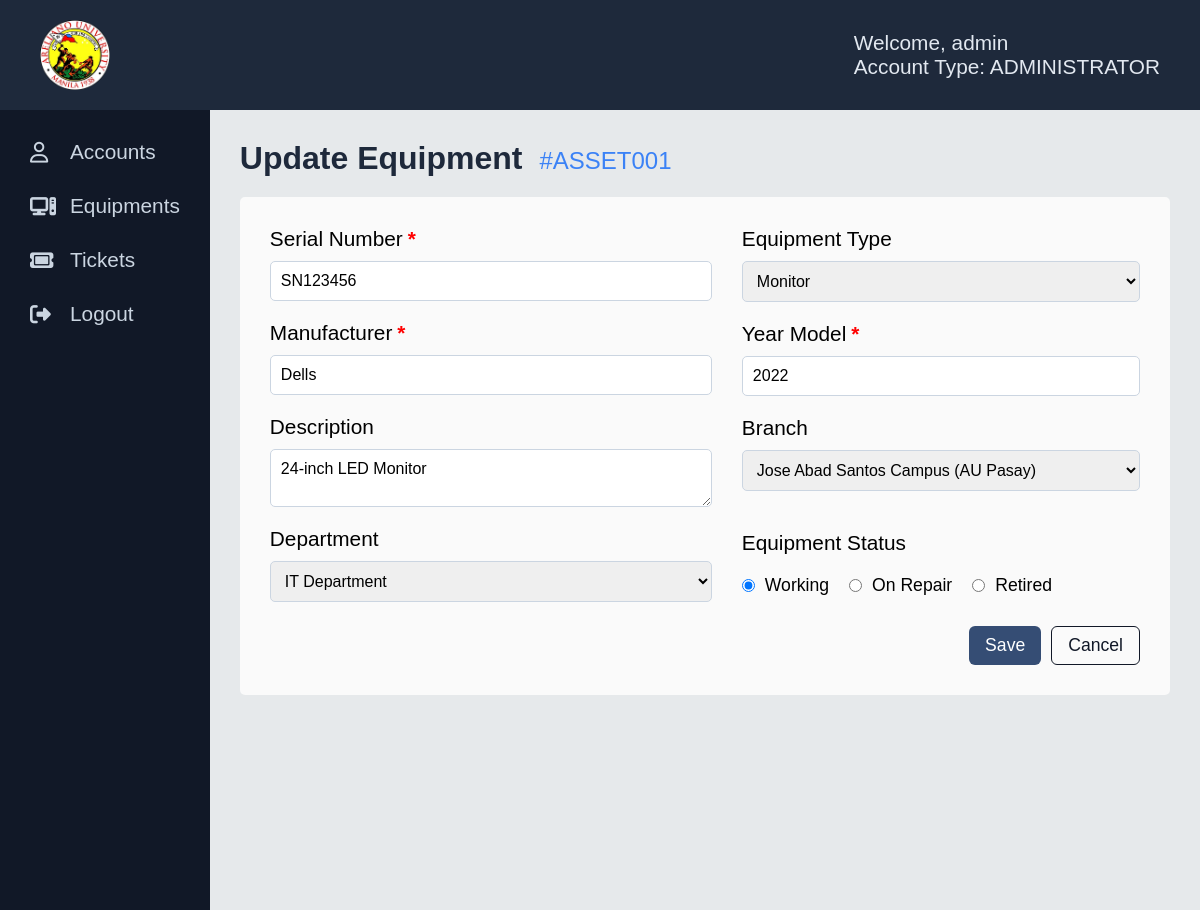
Screenshot of /equipmentManagement/update-equipment.php?asset_number=ASSET001 (signed in) with the database file from the repository.
### tables this page shows
CREATE TABLE `tblequipments` (
  `asset_number` varchar(100) NOT NULL,
  `serial_number` varchar(100) NOT NULL,
  `type` enum('CPU','Printer','Monitor','Keyboard','Mouse','AVR','Projector','MAC') NOT NULL,
  `manufacturer` varchar(100) NOT NULL,
  `year_model` int(11) NOT NULL,
  `description` text DEFAULT NULL,
  `branch` varchar(100) NOT NULL,
  `department` varchar(150) NOT NULL,
  `status` enum('WORKING','ON-REPAIR','RETIRED') DEFAULT 'WORKING',
  `created_by` varchar(50) NOT NULL,
  `date_created` datetime DEFAULT current_timestamp()
);

### equipmentManagement/update-equipment.php (the view, shortened to what this page needs)
<?php
require_once("../config/config.php");
$values = [];
$errors = [];
$assetNumber = $_GET["asset_number"];
$sql = "SELECT * FROM tblequipments WHERE asset_number = ?";
$stmt = mysqli_prepare($link, $sql);
mysqli_stmt_bind_param($stmt, "s", $assetNumber);
if (mysqli_execute($stmt)) {
    $result = mysqli_stmt_get_result($stmt);
    $equipment = mysqli_fetch_array($result, MYSQLI_ASSOC);
} else {
    $_SESSION['message'] = [
        'type' => 'error',
        'text' => 'Error fetch equipment data!'
    ];
}
?>
<!DOCTYPE html>
<html lang="en">
<head>
    <link rel="stylesheet" href="https://cdnjs.cloudflare.com/ajax/libs/font-awesome/6.5.1/css/all.min.css">
    <link rel="stylesheet" href="../assets/css/notification.css">
</head>
<body>
    <?php include("../includes/nav-sidebar.php");?>
    <div class="container">
            <h4 class="update-title">
                Update Equipment <span class="asset-number">#<?php echo $assetNumber ?></span>
            </h4>
            <div class="wrapper">
                <form action="<?php echo htmlspecialchars($_SERVER['PHP_SELF']) . '?asset_number=' . $assetNumber;?>" method="POST">
                    <div class="col-div">
                        <div class="col1-input">
                            <div class="input-div">
                                <label class="labelInput">
                                    Serial Number
                                    <span class="<?= isset($errors['serialNumber']) ? '' : (!empty($values['serialNumber']) ? 'valid' : ''); ?>">*</span>
                                </label>
                                <input type="text" name="serialNumber"
                                    value="<?= htmlspecialchars($values['serialNumber'] ?? $equipment['serial_number']) ?>"
                                    class="<?= isset($errors['serialNumber']) ? 'error' : (!empty($values['serialNumber']) ? 'success' : '') ?>">
                            </div>
                            <div class="input-div">
                               <label class="labelInput">
                                    Manufacturer <span class="<?= isset($errors['manufacturer']) ? '' : (!empty($values['manufacturer']) ? 'valid' : ''); ?>">*</span>
                                </label>
                                <input type="text" name="manufacturer"
                                    value="<?= htmlspecialchars($values['manufacturer'] ?? $equipment['manufacturer']) ?>"
                                    class="<?= isset($errors['manufacturer']) ? 'error' : (!empty($values['manufacturer']) ? 'success' : '') ?>">
                            </div>
                            <div class="input-div">
                                <label>Description <span></span></label>
                                <textarea name="description"  ><?php echo $equipment["description"];?></textarea>
                            </div>
                            <div class="input-div">
                                <label>Department <span></span></label>
                                <select name="AUDepartment" >
                                    <option value="<?php echo $equipment["department"];?>" selected hidden><?php echo $equipment["department"];?></option>
                                </select>
                            </div>
                        </div>
                        <div class="col2-input">
                            <div class="input-div">
                                <label>Equipment Type <span></span></label>
                                <select id="" name="equipmentType" >
                                    <option value="<?php echo $equipment["type"];?>" selected hidden><?php echo $equipment["type"];?></option>
                                </select>
                            </div>
                         <div class="input-div">
                            <label class="labelInput">
                                Year Model
                                <span class="<?= isset($errors['yearModel']) ? '' : (!empty($values['yearModel']) ? 'valid' : ''); ?>">*</span>
                            </label>
                            <input type="text" name="yearModel"
                                value="<?= htmlspecialchars($values['yearModel'] ?? $equipment['year_model']) ?>"
                                class="<?= isset($errors['yearModel']) ? 'error' : (!empty($values['yearModel']) ? 'success' : '') ?>">
                        </div>
                            <div class="input-div" >
                                <label>Branch <span></span></label>
                                <select name="AUBranch" >
                                    <option value="<?php echo $equipment["branch"];?>" selected hidden><?php echo $equipment["branch"];?></option>
                                </select>
                            </div>
                            <div class="input-div rb">
                                <label>Equipment Status <span></span></label>
                                <div class="rb-div">
                                    <div class="rb-input">
                                        <input type="radio" name="rbstatus" value="WORKING" <?php
                                            if ($equipment['status'] === "WORKING") echo "checked";
                                        ?>>
                                        <label>Working</label>
                                    </div>
                                    <div class="rb-input">
                                        <input type="radio" name="rbstatus" value="ON-REPAIR" <?php
                                            if ($equipment['status']== "ON-REPAIR") echo "checked";
                                        ?>>
                                        <label>On Repair</label>
                                    </div>
                                    <div class="rb-input">
                                        <input type="radio" name="rbstatus" value="RETIRED" <?php
                                            if ($equipment['status'] === "RETIRED") echo "checked";
                                        ?>>
                                        <label>Retired</label>
                                    </div>
                                </div>
                            </div>
                        </div>
                    </div>
                    <div class="btn-div">
                        <button type="submit" name="btnupdate" class="add-btn">
                            Save
                        </button>
                        <a href="./equipment-management.php" class="cancel-btn">
                            Cancel
                        </a>
                    </div>
                </form>
            </div>
        </div>
    </main>
</body>
</html>

### equipmentManagement/update-equipment.php (style rules this page uses)
* { font-family: Arial, Helvetica, sans-serif; padding: 0; margin: 0; box-sizing: border-box; }
body { background-color: #e6e9eb; }
.container { padding: 30px 30px; width: 100%; height: 100%; }
.container h4 { font-size: 2rem; }
.wrapper { background-color: #fafafa; width: 100%; height: auto; padding: 20px; border-radius: 5px; margin-top: 20px; }
form { display: flex; flex-direction: column; gap: 5px; padding: 10px; }
.col-div { display: flex; gap: 30px; }
.col1-input, .col2-input { display: flex; flex-direction: column; gap: 20px; width: 100%; }
.input-div { display: flex; flex-direction: column; gap: 10px; }
.input-div input[type = "text"], select, textarea { padding: 10px 10px; outline: none; border: 1px solid #CBD5E1; border-radius: 5px; font-size: 1rem; }
.input-div label { font-size: 1.3rem; }
textarea { resize: vertical; }
.btn-div { display: flex; justify-content: flex-end; gap: 10px; margin-top: 15px; }
.add-btn { background-color: #354d74; color: white; border: none; padding: 8px 16px; border-radius: 6px; font-size: 1.1rem; cursor: pointer; transition: background 0.2s ease, transform 0.1s ease; }
.cancel-btn { background-color: transparent; color: #111827; border: 1px solid #111827; padding: 8px 16px; border-radius: 6px; font-size: 1.1rem; text-decoration: none; cursor: pointer; transition: background 0.2s ease, color 0.2s ease; }
.update-title { font-size: 1.8rem; font-weight: 600; color: #1E293B; }
.update-title .asset-number { font-size: 1.5rem; font-weight: 400; color: #3B82F6; margin-left: 8px; }
.rb { margin-top: 20px; }
.rb-div { display: flex; gap: 20px; padding: 10px 0; }
.rb-input { display: flex; gap: 10px; }
.rb-input input { outline: none; }
.rb-input label { font-size: 1.1rem; }
.input-div label span { color: red; font-weight: bold; }
.labelInput { display: flex; gap: 5px; align-items: center; }

### includes/nav-sidebar.php (style rules this page uses)
html, body { height: 100%; margin: 0; }

### rows the page displays
tblequipments: serialNumber "SN123456", manufacturer "Dells", description "24-inch LED Monitor", AUDepartment "IT Department", equipmentType "Monitor", yearModel "2022", AUBranch "Jose Abad Santos Campus (AU Pasay)", status "☑"

### other values shown
$_SESSION['username'] "admin"
$_SESSION['usertype'] "ADMINISTRATOR"
$assetNumber "ASSET001"
